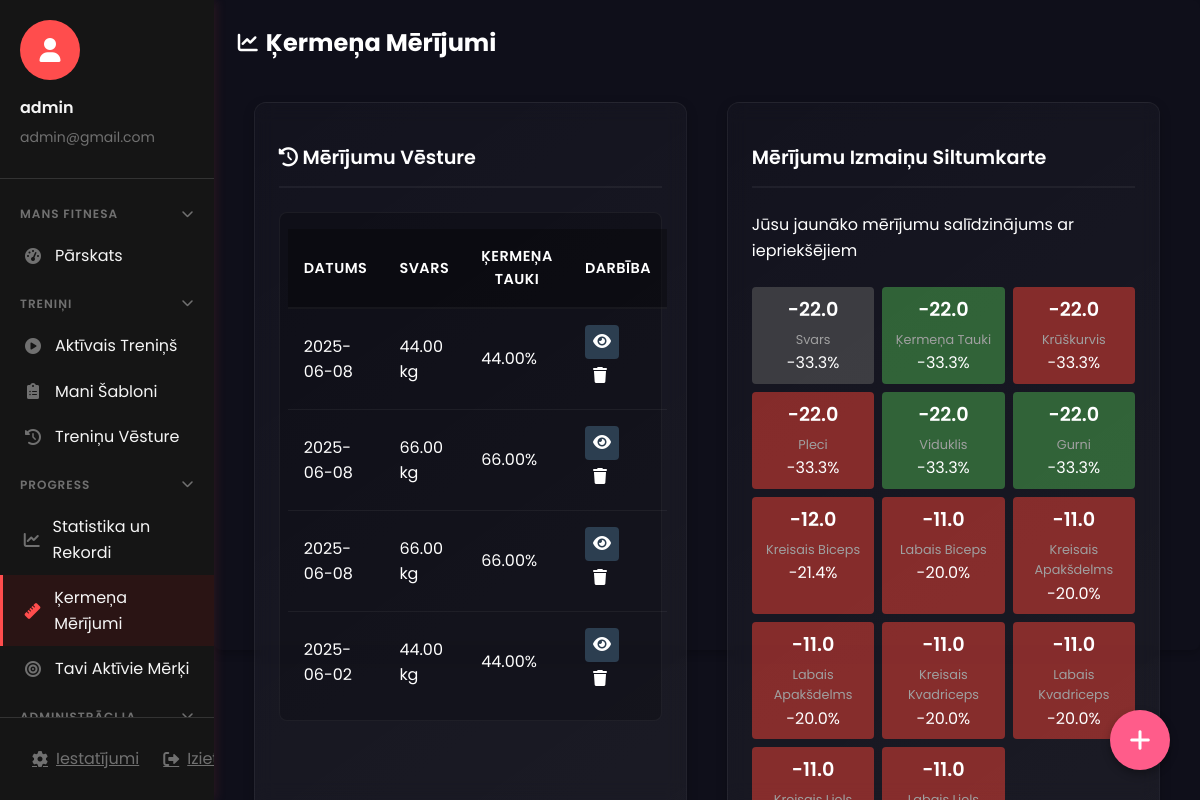
Page /profile/body-measurements.php (signed in) on the committed database.
### tables this page shows
CREATE TABLE `body_measurements` (
  `id` int NOT NULL,
  `user_id` int DEFAULT NULL,
  `weight` decimal(5,2) DEFAULT NULL,
  `body_fat` decimal(4,2) DEFAULT NULL,
  `chest` decimal(4,2) DEFAULT NULL,
  `arm_left_bicep` decimal(5,2) DEFAULT NULL,
  `arm_right_bicep` decimal(5,2) DEFAULT NULL,
  `arm_left_forearm` decimal(5,2) DEFAULT NULL,
  `arm_right_forearm` decimal(5,2) DEFAULT NULL,
  `waist` decimal(4,2) DEFAULT NULL,
  `shoulders` decimal(4,2) DEFAULT NULL,
  `leg_left_quad` decimal(5,2) DEFAULT NULL,
  `leg_right_quad` decimal(5,2) DEFAULT NULL,
  `leg_left_calf` decimal(5,2) DEFAULT NULL,
  `leg_right_calf` decimal(5,2) DEFAULT NULL,
  `hips` decimal(5,2) DEFAULT NULL,
  `notes` text,
  `measurement_date` date DEFAULT NULL,
  `created_at` timestamp NULL DEFAULT CURRENT_TIMESTAMP
);

### profile/languages.php (called while the page is built, shortened)
<?php
function t($key, $lang = null) {
    global $translations;
    if ($lang === null) {
        $lang = $_SESSION["language"] ?? 'en';
    }
    return $translations[$lang][$key] ?? $key;
}

### profile/body-measurements.php (the view, shortened to what this page needs)
<?php
require_once 'languages.php';
require_once '../assets/db_connection.php';
$user_id = $_SESSION['user_id'];
$records_per_page = 5;
$page = isset($_GET['page']) ? max(1, intval($_GET['page'])) : 1;
$offset = ($page - 1) * $records_per_page;
$all_stmt = $conn->prepare("SELECT * FROM body_measurements WHERE user_id = ? ORDER BY created_at DESC");
$all_stmt->bind_param("i", $user_id);
$all_stmt->execute();
$all_result = $all_stmt->get_result();
$all_measurements = $all_result->fetch_all(MYSQLI_ASSOC);
if (count($all_measurements) >= 2) {
    $latest = $all_measurements[0];
    $previous = $all_measurements[1];
    $calc_percent = function($current, $previous) {
        if ($previous == 0 || $previous === null || $current === null) return 0;
        return (($current - $previous) / abs($previous)) * 100;
    };
    $weight_change = ($latest['weight'] ?? 0) - ($previous['weight'] ?? 0);
    $bodyfat_change = ($latest['body_fat'] ?? 0) - ($previous['body_fat'] ?? 0);
    $chest_change = ($latest['chest'] ?? 0) - ($previous['chest'] ?? 0);
    $waist_change = ($latest['waist'] ?? 0) - ($previous['waist'] ?? 0);
    $shoulders_change = ($latest['shoulders'] ?? 0) - ($previous['shoulders'] ?? 0);
    $hips_change = ($latest['hips'] ?? 0) - ($previous['hips'] ?? 0);
    $arm_left_bicep_change = ($latest['arm_left_bicep'] ?? 0) - ($previous['arm_left_bicep'] ?? 0);
    $arm_right_bicep_change = ($latest['arm_right_bicep'] ?? 0) - ($previous['arm_right_bicep'] ?? 0);
    $arm_left_forearm_change = ($latest['arm_left_forearm'] ?? 0) - ($previous['arm_left_forearm'] ?? 0);
    $arm_right_forearm_change = ($latest['arm_right_forearm'] ?? 0) - ($previous['arm_right_forearm'] ?? 0);
    $leg_left_quad_change = ($latest['leg_left_quad'] ?? 0) - ($previous['leg_left_quad'] ?? 0);
    $leg_right_quad_change = ($latest['leg_right_quad'] ?? 0) - ($previous['leg_right_quad'] ?? 0);
    $leg_left_calf_change = ($latest['leg_left_calf'] ?? 0) - ($previous['leg_left_calf'] ?? 0);
    $leg_right_calf_change = ($latest['leg_right_calf'] ?? 0) - ($previous['leg_right_calf'] ?? 0);
    $weight_change_percent = $calc_percent($latest['weight'], $previous['weight']);
    $bodyfat_change_percent = $calc_percent($latest['body_fat'], $previous['body_fat']);
    $chest_change_percent = $calc_percent($latest['chest'], $previous['chest']);
    $waist_change_percent = $calc_percent($latest['waist'], $previous['waist']);
    $shoulders_change_percent = $calc_percent($latest['shoulders'], $previous['shoulders']);
    $hips_change_percent = $calc_percent($latest['hips'], $previous['hips']);
    $arm_left_bicep_change_percent = $calc_percent($latest['arm_left_bicep'], $previous['arm_left_bicep']);
    $arm_right_bicep_change_percent = $calc_percent($latest['arm_right_bicep'], $previous['arm_right_bicep']);
    $arm_left_forearm_change_percent = $calc_percent($latest['arm_left_forearm'], $previous['arm_left_forearm']);
    $arm_right_forearm_change_percent = $calc_percent($latest['arm_right_forearm'], $previous['arm_right_forearm']);
    $leg_left_quad_change_percent = $calc_percent($latest['leg_left_quad'], $previous['leg_left_quad']);
    $leg_right_quad_change_percent = $calc_percent($latest['leg_right_quad'], $previous['leg_right_quad']);
    $leg_left_calf_change_percent = $calc_percent($latest['leg_left_calf'], $previous['leg_left_calf']);
    $leg_right_calf_change_percent = $calc_percent($latest['leg_right_calf'], $previous['leg_right_calf']);
}
$stmt = $conn->prepare("SELECT * FROM body_measurements WHERE user_id = ? ORDER BY created_at DESC LIMIT ? OFFSET ?");
$stmt->bind_param("iii", $user_id, $records_per_page, $offset);
$stmt->execute();
$result = $stmt->get_result();
$measurements = $result->fetch_all(MYSQLI_ASSOC);
?>
<!DOCTYPE html>
<html lang="en">
<head>
    <link rel="stylesheet" href="https://cdnjs.cloudflare.com/ajax/libs/font-awesome/6.0.0/css/all.min.css">
    <link href="global-profile.css" rel="stylesheet">
    <link rel="stylesheet" href="https://cdnjs.cloudflare.com/ajax/libs/font-awesome/6.0.0/css/all.min.css">
</head>
<body style="display: block;">
    <div class="bm-container-combine">
    <?php require_once 'sidebar.php'; ?>
    <div class="bm-container">
            <div class="bm-card">
                <h2><i class="fas fa-chart-line"></i> <?= t('body_measurements') ?></h2>
                <div class="bm-content-layout">
                    <div class="bm-left-content">
                        <h3><i class="fas fa-history"></i> <?= t('measurement_history') ?></h3>
                        <div class="bm-table-responsive">
                            <table class="bm-table">
                                <thead>
                                    <tr>
                                        <th><?= t('date') ?></th>
                                        <th><?= t('weight') ?></th>
                                        <th><?= t('body_fat') ?></th>
                                        <th><?= t('action') ?></th>
                                    </tr>
                                </thead>
                                <tbody id="measurementHistory">
                                    <?php if (!empty($measurements)): ?>
                                        <?php foreach ($measurements as $measurement): ?>
                                            <tr>
                                                <td><?= htmlspecialchars($measurement['measurement_date']) ?></td>
                                                <td><?= $measurement['weight'] ? htmlspecialchars($measurement['weight']) . ' ' . t('kg') : t('na') ?></td>
                                                <td><?= $measurement['body_fat'] ? htmlspecialchars($measurement['body_fat']) . '%' : t('na') ?></td>
                                                <td>
                                                    <button class="bm-btn bm-btn-secondary view-details" data-id="<?= $measurement['id'] ?>" title="<?= t('view_details') ?>">
                                                        <i class="fas fa-eye"></i>
                                                    </button>
                                                    <button class="bm-btn bm-btn-danger delete-measurement" data-id="<?= $measurement['id'] ?>" title="<?= t('delete') ?>">
                                                        <i class="fas fa-trash"></i>
                                                    </button>
                                                </td>
                                            </tr>
                                        <?php endforeach; ?>
                                    <?php else: ?>
                                        <tr>
                                            <td colspan="4" class="text-center"><?= t('no_measurements') ?></td>
                                        </tr>
                                    <?php endif; ?>
                                </tbody>
                            </table>
                        </div>
                    </div>
                    <div class="bm-right-content">
                        <h3><?= t('measurement_change_heatmap') ?></h3>
                        <p><?= t('comparing_latest_measurements') ?></p>
                        <div class="bm-heatmap">
                            <?php
                            $changes = [
                                t('weight') => [$weight_change ?? 0, $weight_change_percent ?? 0],
                                t('body_fat') => [$bodyfat_change ?? 0, $bodyfat_change_percent ?? 0],
                                t('chest') => [$chest_change ?? 0, $chest_change_percent ?? 0],
                                t('shoulders') => [$shoulders_change ?? 0, $shoulders_change_percent ?? 0],
                                t('waist') => [$waist_change ?? 0, $waist_change_percent ?? 0],
                                t('hips') => [$hips_change ?? 0, $hips_change_percent ?? 0],
                                t('left_bicep') => [$arm_left_bicep_change ?? 0, $arm_left_bicep_change_percent ?? 0],
                                t('right_bicep') => [$arm_right_bicep_change ?? 0, $arm_right_bicep_change_percent ?? 0],
                                t('left_forearm') => [$arm_left_forearm_change ?? 0, $arm_left_forearm_change_percent ?? 0],
                                t('right_forearm') => [$arm_right_forearm_change ?? 0, $arm_right_forearm_change_percent ?? 0],
                                t('left_quad') => [$leg_left_quad_change ?? 0, $leg_left_quad_change_percent ?? 0],
                                t('right_quad') => [$leg_right_quad_change ?? 0, $leg_right_quad_change_percent ?? 0],
                                t('left_calf') => [$leg_left_calf_change ?? 0, $leg_left_calf_change_percent ?? 0],
                                t('right_calf') => [$leg_right_calf_change ?? 0, $leg_right_calf_change_percent ?? 0]
                            ];
                            foreach ($changes as $label => $change):
                                $value = $change[0] ?? 0;
                                $percent = $change[1] ?? 0;
                                $intensity = min(abs($percent) / 10, 0.5);
                                $sign = '';
                                if ($label === t('weight')) {
                                    $color = 'rgba(100, 100, 100, ' . $intensity . ')';
                                    $sign = $value >= 0 ? '+' : '-';
                                }
                                else if ($label === t('body_fat') || $label === t('waist') || $label === t('hips')) {
                                    if ($value > 0) {
                                        $color = 'rgba(244, 67, 54, ' . $intensity . ')';
                                        $sign = '+';
                                    } else {
                                        $color = 'rgba(76, 175, 80, ' . $intensity . ')';
                                        $sign = '-';
                                    }
                                }
                                else {
                                    if ($value > 0) {
                                        $color = 'rgba(76, 175, 80, ' . $intensity . ')';
                                        $sign = '+';
                                    } else {
                                        $color = 'rgba(244, 67, 54, ' . $intensity . ')';
                                        $sign = '-';
                                    }
                                }
                                $displayValue = $sign . number_format(abs($value), 1);
                            ?>
                            <div class="bm-heatmap-cell" style="background-color: <?= $color ?>">
                                <div class="bm-heatmap-value"><?= $displayValue ?></div>
                                <div class="bm-heatmap-label"><?= $label ?></div>
                                <div class="bm-heatmap-percent"><?= $sign . number_format(abs($percent), 1) ?>%</div>
                            </div>
                            <?php endforeach; ?>
                        </div>
                    </div>
                </div>
            </div>
    </div>
</div>
    <div class="bm-fab" id="addMeasurementBtn">
        <i class="fas fa-plus"></i>
    </div>
</body>
</html>

### rows in the picture
body_measurements: measurement_date "2025-06-08", weight "44.00", body_fat "44.00"
body_measurements: measurement_date "2025-06-08", weight "66.00", body_fat "66.00"
body_measurements: measurement_date "2025-06-08", weight "66.00", body_fat "66.00"
body_measurements: measurement_date "2025-06-02", weight "44.00", body_fat "44.00"

### other values in the picture
$username "admin"
$email "admin@gmail.com"
t('my_fitness') "MANS FITNESA"
t('dashboard') "Pārskats"
t('workouts') "TRENIŅI"
t('active_workout') "Aktīvais Treniņš"
t('my_templates') "Mani Šabloni"
t('workout_history') "Treniņu Vēsture"
t('progress') "PROGRESS"
t('stats_and_prs') "Statistika un Rekordi"
t('body_measurements') "Ķermeņa Mērījumi"
t('your_active_goals') "Tavi Aktīvie Mērķi"
t('settings') "Iestatījumi"
t('measurement_history') "Mērījumu Vēsture"
t('date') "DATUMS"
